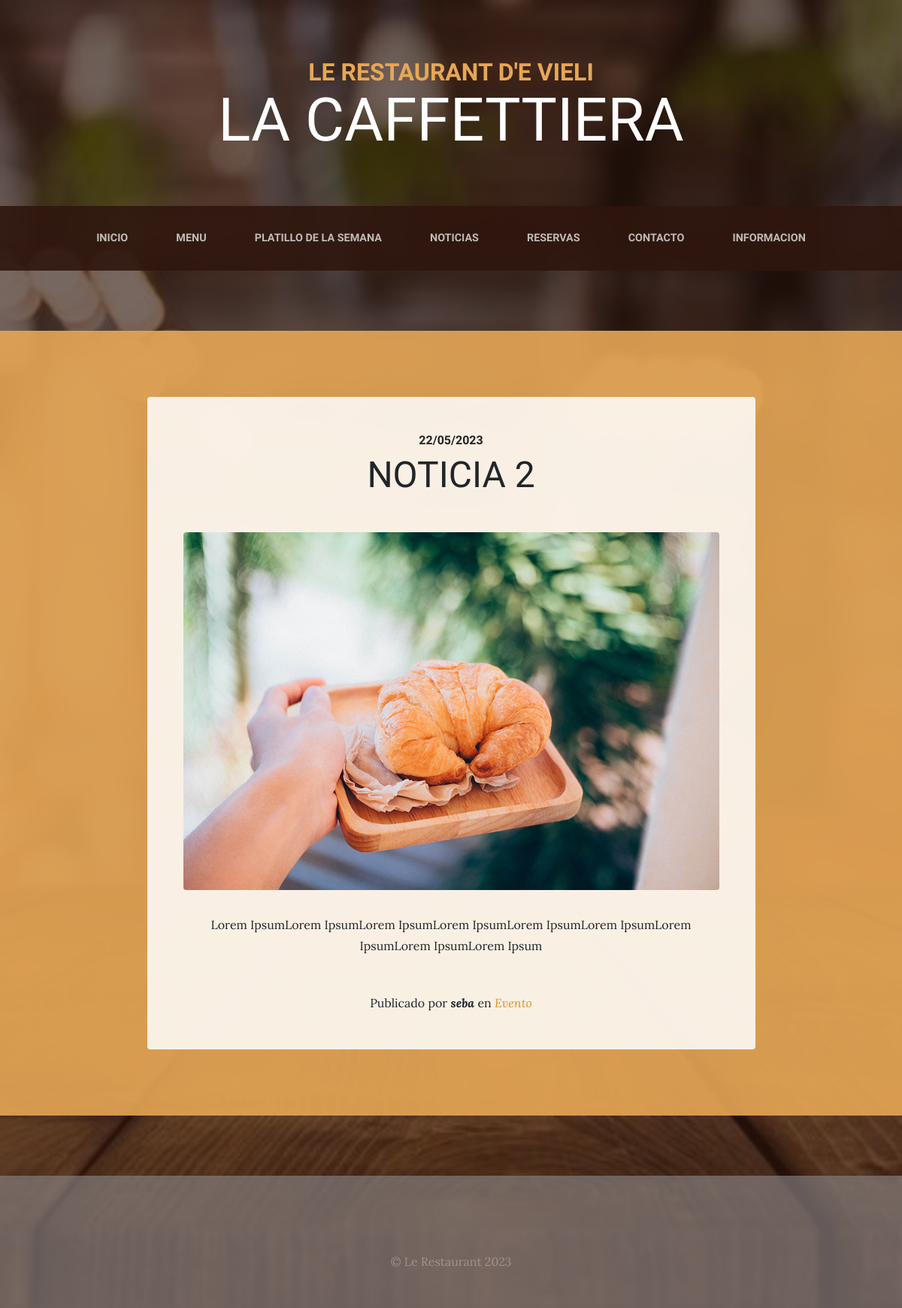
The page /noticia/category/5/ on the database its author committed.
### noticia/models.py (models this page shows, shortened)
class Noticia(models.Model):
    title = models.CharField(max_length=200, verbose_name="Título")
    content = models.TextField(verbose_name="Contenido")
    published = models.DateTimeField(verbose_name="Fecha de publicación", default=now)
    image = models.ImageField(verbose_name="Imagen", upload_to="blog")
    author = models.ForeignKey(User, verbose_name="Autor", on_delete=models.CASCADE)
    categories = models.ManyToManyField(Category, verbose_name="Categorías", related_name="get_posts")
    created = models.DateTimeField(auto_now_add=True, verbose_name="Fecha de creación")
    updated = models.DateTimeField(auto_now=True, verbose_name="Fecha de edición")
    class Meta:
        verbose_name = "entrada"
        verbose_name_plural = "entradas"
        ordering = ['-created']

class Category(models.Model):
    name = models.CharField(max_length=100, verbose_name="Nombre")
    created = models.DateTimeField(auto_now_add=True, verbose_name="Fecha de creación")
    updated = models.DateTimeField(auto_now=True, verbose_name="Fecha de edición")
    class Meta:
        verbose_name = "categoría"
        verbose_name_plural = "categorías"
        ordering = ['-created']

### noticia/views.py (the view)
# urls.py: path('category/<int:category_id>/', views.category, name="category"),
def category(request, category_id):
    category = get_object_or_404(Category, id=category_id)
    return render(request, "blog/category.html", {'category':category})

### pages/templatetags/pages_extras.py (called while the page is built)
@register.simple_tag
def get_page_list():
    pages = Page.objects.all()
    return pages

### noticia/templates/blog/category.html (shortened to what this page needs)
{% extends 'core/base.html' %}
{% load static %}
{% block content %}
  {% for post in category.get_posts.all %}
    <section class="page-section cta">
      <div class="container">
        <div class="row">
          <div class="col-xl-9 mx-auto">
            <div class="cta-innerv text-center rounded">
              <h2 class="section-heading mb-5">
                <span class="section-heading-upper">{{post.published|date:"SHORT_DATE_FORMAT"}}</span>
                <span class="section-heading-lower">{{post.title}}</span>
              </h2>
              <p class="mb-0">
                <img class="mx-auto d-flex rounded img-fluid mb-3 mb-lg-0" src="{{post.image.url}}" alt="">
              </p>
              <p class="mb-0 mbt">{{post.content|linebreaks}}</p>
              <p class="mb-0 mbt">
                <span class="section-heading-under">Publicado por <em><b>{{post.author}}</b></em> en
                  <em>
                   {% for category in post.categories.all %}
                    <a href="{% url 'category' category.id %}" class="link">{{category.name}}</a>{% if not forloop.last %},{% endif %}
                   {% endfor %}
                  </em>
                </span>
              </p>
            </div>
          </div>
        </div>
      </div>
    </section>
  {% endfor %}
{% endblock %}

### core/static/core/css/business-casual.css (style rules this page uses)
body { font-family: 'Lora'; background: linear-gradient(rgba(47, 23, 15, 0.65), rgba(47, 23, 15, 0.65)), url("../img/bg.jpg"); background-attachment: fixed; background-position: center; background-size: cover; }
h1, h2, h3, h4, h5, h6 { font-family: 'Raleway'; }
p { line-height: 1.75; }
.page-section { margin-top: 5rem; margin-bottom: 5rem; }
.section-heading { text-transform: uppercase; }
.section-heading .section-heading-upper { display: block; font-size: 1rem; font-weight: 800; padding-bottom:.5rem; }
.section-heading .section-heading-lower { display: block; font-size: 3rem; font-weight: 100; }
.cta { padding-top: 5rem; padding-bottom: 5rem; background-color: rgba(230, 167, 86, 0.9); }
.cta .cta-innerv { position: relative; padding: 3rem; margin: 0.5rem; background-color: rgba(255, 255, 255, 0.85); }
.mbt { padding-top: 2rem; }
a.link { color: #df902a; }

### rows shown on the page
Noticia: published "22/05/2023", title "NOTICIA 2", image (picture), content "Lorem IpsumLorem IpsumLorem IpsumLorem IpsumLorem IpsumLorem IpsumLorem IpsumLorem IpsumLorem Ipsum", author "seba"
Category: name "Evento"
